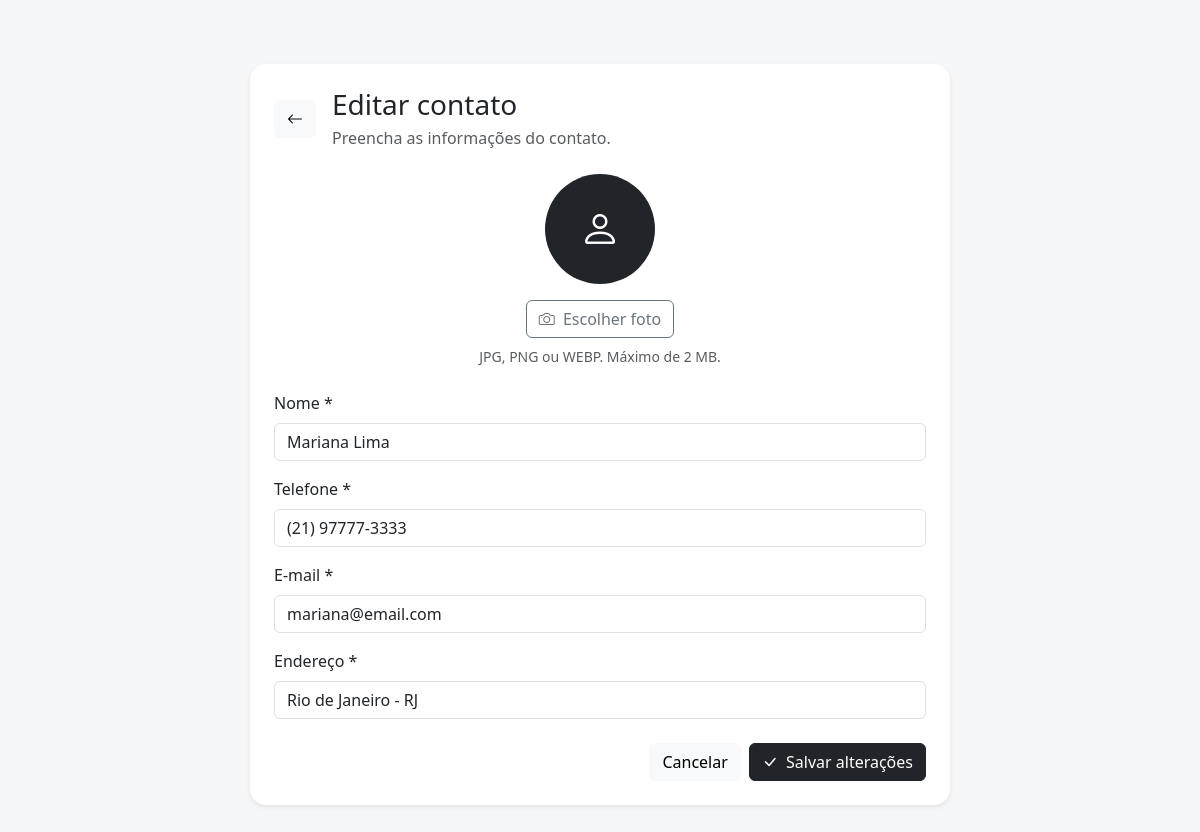
Screenshot of /agenda_contatos/form.php?id=3 with the database file from the repository.
### tables this page shows
CREATE TABLE `contatos` (
  `id` int(11) NOT NULL,
  `nome` varchar(120) NOT NULL,
  `telefone` varchar(30) NOT NULL,
  `email` varchar(150) DEFAULT NULL,
  `foto` varchar(255) DEFAULT NULL,
  `endereco` varchar(255) DEFAULT NULL,
  `criado_em` timestamp NOT NULL DEFAULT current_timestamp(),
  `atualizado_em` timestamp NOT NULL DEFAULT current_timestamp() ON UPDATE current_timestamp()
);

### agenda_contatos/form.php (the view, shortened to what this page needs)
<?php
require 'config.php';
$id = filter_input(INPUT_GET, 'id', FILTER_VALIDATE_INT);
$contato = null;
if ($id) {
    $stmt = $pdo->prepare("
        SELECT *
        FROM contatos
        WHERE id = ?
    ");
    $stmt->execute([$id]);
    $contato = $stmt->fetch();
}
?>
<!DOCTYPE html>
<html lang="pt-BR">
<head>
    <link
        href="https://cdn.jsdelivr.net/npm/bootstrap@5.3.3/dist/css/bootstrap.min.css"
        rel="stylesheet"
    >
    <link
        rel="stylesheet"
        href="https://cdn.jsdelivr.net/npm/bootstrap-icons@1.11.3/font/bootstrap-icons.min.css"
    >
</head>
<body>
<div class="container py-4">
    <div class="card form-card shadow-sm">
        <div class="card-body p-4">
            <div class="d-flex align-items-center mb-4">
                <a
                    href="index.php"
                    class="btn btn-light me-3"
                    title="Voltar"
                >
                    <i class="bi bi-arrow-left"></i>
                </a>
                <div>
                    <h3 class="mb-1">
                        <?= $contato
                            ? 'Editar contato'
                            : 'Novo contato'
                        ?>
                    </h3>
                    <p class="text-muted mb-0">
                        Preencha as informações do contato.
                    </p>
                </div>
            </div>
            <form
                action="salvar.php"
                method="POST"
                enctype="multipart/form-data"
                id="formContato"
                novalidate
            >
                <div class="text-center mb-4">
                    <?php if (!empty($contato['foto'])): ?>
                        <img
                            src="uploads/<?= htmlspecialchars(
                                $contato['foto']
                            ) ?>"
                            class="foto-preview mb-3"
                            id="previewFoto"
                            alt="Foto do contato"
                        >
                        <div
                            class="foto-inicial mx-auto mb-3 d-none"
                            id="previewInicial"
                        >
                            <i class="bi bi-person"></i>
                        </div>
                    <?php else: ?>
                        <div
                            class="foto-inicial mx-auto mb-3"
                            id="previewInicial"
                        >
                            <i class="bi bi-person"></i>
                        </div>
                    <?php endif; ?>
                    <div>
                        <label
                            for="foto"
                            class="btn btn-outline-secondary"
                        >
                            <i class="bi bi-camera me-1"></i>
                            Escolher foto
                        </label>
                        <div class="form-text mt-2">
                            JPG, PNG ou WEBP.
                            Máximo de 2 MB.
                        </div>
                    </div>
                </div>
                <div class="mb-3">
                    <label
                        for="nome"
                        class="form-label"
                    >
                        Nome *
                    </label>
                    <input
                        type="text"
                        class="form-control"
                        id="nome"
                        name="nome"
                        value="<?= htmlspecialchars(
                            $contato['nome'] ?? ''
                        ) ?>"
                        placeholder="Digite o nome completo"
                        required
                        autocomplete="name"
                    >
                </div>
                <div class="mb-3">
                    <label
                        for="telefone"
                        class="form-label"
                    >
                        Telefone *
                    </label>
                    <input
                        type="tel"
                        class="form-control"
                        id="telefone"
                        name="telefone"
                        value="<?= htmlspecialchars(
                            $contato['telefone'] ?? ''
                        ) ?>"
                        placeholder="(11) 98765-4321"
                        maxlength="15"
                        inputmode="numeric"
                        required
                        autocomplete="tel"
                    >
                </div>
                <div class="mb-3">
                    <label
                        for="email"
                        class="form-label"
                    >
                        E-mail *
                    </label>
                    <input
                        type="email"
                        class="form-control"
                        id="email"
                        name="email"
                        value="<?= htmlspecialchars(
                            $contato['email'] ?? ''
                        ) ?>"
                        placeholder="exemplo@email.com"
                        required
                        autocomplete="email"
                    >
                </div>
                <div class="mb-4">
                    <label
                        for="endereco"
                        class="form-label"
                    >
                        Endereço *
                    </label>
                    <input
                        type="text"
                        class="form-control"
                        id="endereco"
                        name="endereco"
                        value="<?= htmlspecialchars(
                            $contato['endereco'] ?? ''
                        ) ?>"
                        placeholder="Rua, número, bairro e cidade"
                        required
                        autocomplete="street-address"
                    >
                </div>
                <div class="d-flex justify-content-end gap-2">
                    <a
                        href="index.php"
                        class="btn btn-light"
                    >
                        Cancelar
                    </a>
                    <button
                        type="submit"
                        class="btn btn-dark"
                    >
                        <i class="bi bi-check-lg me-1"></i>
                        <?= $contato
                            ? 'Salvar alterações'
                            : 'Adicionar contato'
                        ?>
                    </button>
                </div>
            </form>
        </div>
    </div>
</div>
</body>
</html>

### agenda_contatos/form.php (style rules this page uses)
body { background-color: #f5f6f8; }
.form-card { max-width: 700px; margin: 40px auto; border: 0; border-radius: 16px; }
.foto-inicial { width: 110px; height: 110px; border-radius: 50%; background-color: #212529; color: white; display: flex; align-items: center; justify-content: center; font-size: 40px; font-weight: 600; }

### rows the page displays
contatos: nome "Mariana Lima", telefone "(21) 97777-3333", email "mariana@email.com", endereco "Rio de Janeiro - RJ"
